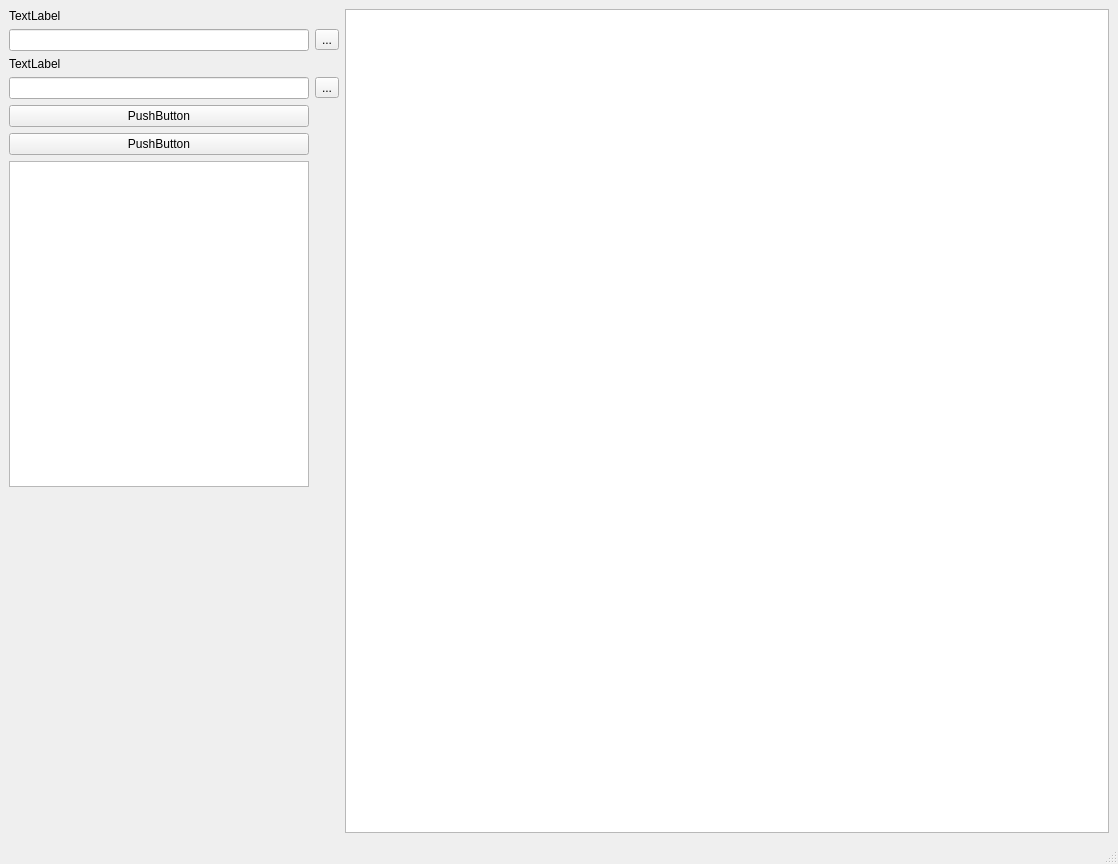
<?xml version="1.0" encoding="UTF-8"?>
<ui version="4.0">
 <class>MainWindow</class>
 <widget class="QMainWindow" name="MainWindow">
  <property name="geometry">
   <rect>
    <x>0</x>
    <y>0</y>
    <width>1118</width>
    <height>864</height>
   </rect>
  </property>
  <property name="windowTitle">
   <string>MainWindow</string>
  </property>
  <widget class="QWidget" name="centralwidget">
   <layout class="QGridLayout" name="gridLayout">
    <item row="3" column="1">
     <widget class="QGraphicsView" name="graphicsView">
      <property name="enabled">
       <bool>true</bool>
      </property>
      <property name="sizePolicy">
       <sizepolicy hsizetype="Expanding" vsizetype="Expanding">
        <horstretch>1</horstretch>
        <verstretch>0</verstretch>
       </sizepolicy>
      </property>
     </widget>
    </item>
    <item row="3" column="0">
     <layout class="QGridLayout" name="gridLayout_0">
      <item row="1" column="0">
       <widget class="QLineEdit" name="lineEdit_0"/>
      </item>
      <item row="4" column="0">
       <widget class="QPushButton" name="pushButton_0">
        <property name="text">
         <string>PushButton</string>
        </property>
       </widget>
      </item>
      <item row="1" column="1">
       <widget class="QToolButton" name="toolButton_0">
        <property name="text">
         <string>...</string>
        </property>
       </widget>
      </item>
      <item row="6" column="0">
       <widget class="QPushButton" name="pushButton_1">
        <property name="text">
         <string>PushButton</string>
        </property>
       </widget>
      </item>
      <item row="3" column="1">
       <widget class="QToolButton" name="toolButton_1">
        <property name="text">
         <string>...</string>
        </property>
       </widget>
      </item>
      <item row="8" column="0">
       <spacer name="verticalSpacer">
        <property name="orientation">
         <enum>Qt::Vertical</enum>
        </property>
        <property name="sizeHint" stdset="0">
         <size>
          <width>20</width>
          <height>40</height>
         </size>
        </property>
       </spacer>
      </item>
      <item row="2" column="0">
       <widget class="QLabel" name="label_1">
        <property name="text">
         <string>TextLabel</string>
        </property>
       </widget>
      </item>
      <item row="9" column="0">
       <spacer name="horizontalSpacer">
        <property name="orientation">
         <enum>Qt::Horizontal</enum>
        </property>
        <property name="sizeType">
         <enum>QSizePolicy::MinimumExpanding</enum>
        </property>
        <property name="sizeHint" stdset="0">
         <size>
          <width>300</width>
          <height>20</height>
         </size>
        </property>
       </spacer>
      </item>
      <item row="0" column="0">
       <widget class="QLabel" name="label_0">
        <property name="text">
         <string>TextLabel</string>
        </property>
       </widget>
      </item>
      <item row="3" column="0">
       <widget class="QLineEdit" name="lineEdit_1"/>
      </item>
      <item row="7" column="0">
       <widget class="QTextEdit" name="textEdit"/>
      </item>
     </layout>
    </item>
   </layout>
  </widget>
  <widget class="QStatusBar" name="statusbar"/>
 </widget>
 <resources/>
 <connections/>
</ui>
